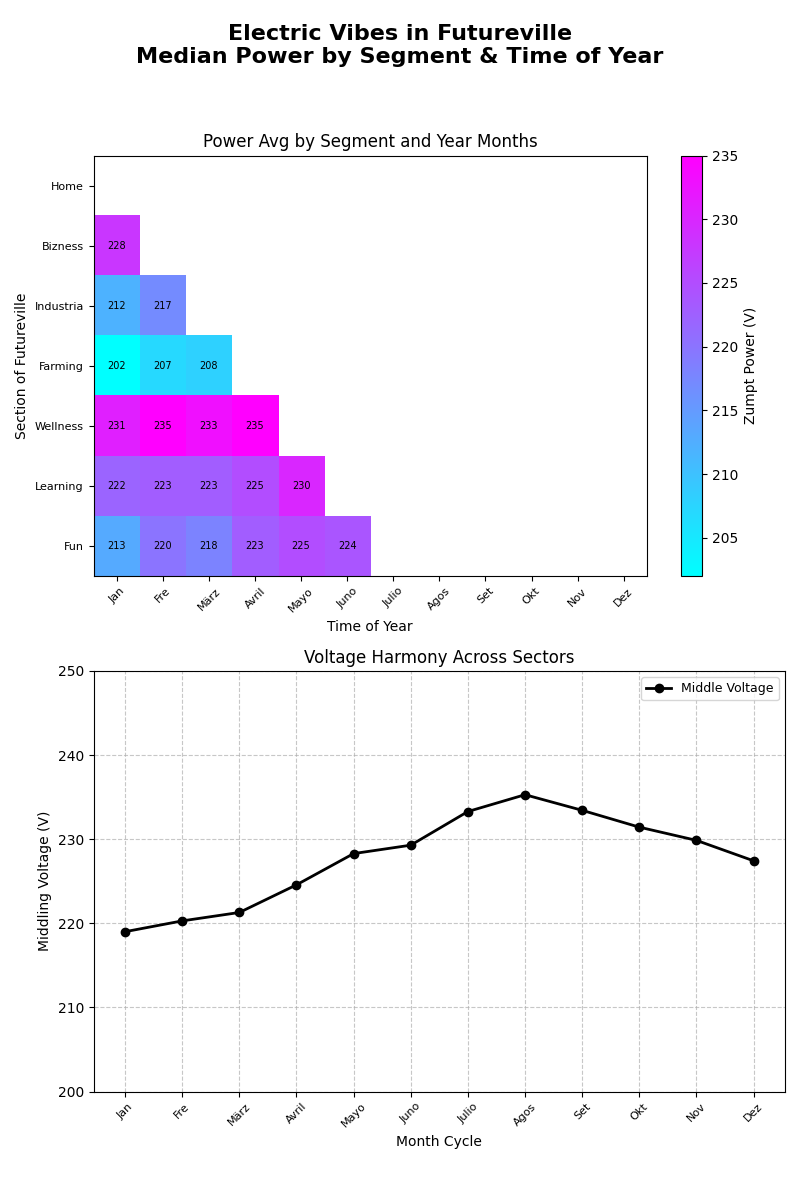

The Python source for this figure:
import matplotlib.pyplot as plt
import numpy as np

sectors = ['Home', 'Bizness', 'Industria', 'Farming', 'Wellness', 'Learning', 'Fun']
months = ['Jan', 'Fre', 'März', 'Avril', 'Mayo', 'Juno', 'Julio', 'Agos', 'Set', 'Okt', 'Nov', 'Dez']

# Voltage levels data
voltage_levels = np.array([
    [225, 210, 220, 219, 221, 223, 222, 227, 228, 225, 228, 227],
    [228, 230, 229, 234, 232, 239, 236, 239, 237, 236, 233, 232],
    [212, 217, 218, 223, 233, 230, 242, 243, 247, 246, 242, 238],
    [202, 207, 208, 213, 218, 222, 230, 232, 224, 219, 214, 211],
    [231, 235, 233, 235, 239, 238, 241, 243, 242, 240, 237, 236],
    [222, 223, 223, 225, 230, 229, 233, 235, 230, 229, 232, 228],
    [213, 220, 218, 223, 225, 224, 229, 228, 226, 225, 223, 220]
])

average_voltage = np.mean(voltage_levels, axis=0)

mask = np.triu(np.ones_like(voltage_levels, dtype=bool))
masked_voltage_levels = np.ma.masked_where(mask, voltage_levels)

fig, axes = plt.subplots(nrows=2, ncols=1, figsize=(8, 12))
fig.suptitle('Electric Vibes in Futureville\nMedian Power by Segment & Time of Year', fontsize=16, fontweight='bold')

heatmap = axes[0].imshow(masked_voltage_levels, cmap='cool', aspect='auto', interpolation='nearest')
cbar = fig.colorbar(heatmap, ax=axes[0])
cbar.set_label('Zumpt Power (V)', fontsize=10)

axes[0].set_title('Power Avg by Segment and Year Months', fontsize=12)
axes[0].set_xlabel('Time of Year', fontsize=10)
axes[0].set_ylabel('Section of Futureville', fontsize=10)
axes[0].set_xticks(np.arange(len(months)))
axes[0].set_xticklabels(months, fontsize=8, rotation=45)
axes[0].set_yticks(np.arange(len(sectors)))
axes[0].set_yticklabels(sectors, fontsize=8)

for i in range(len(sectors)):
    for j in range(len(months)):
        if not mask[i, j]:
            axes[0].text(j, i, f"{voltage_levels[i, j]}", ha='center', va='center', color='black', fontsize=7)

axes[1].plot(months, average_voltage, marker='o', color='black', linewidth=2, label='Middle Voltage')
axes[1].set_title('Voltage Harmony Across Sectors', fontsize=12)
axes[1].set_xlabel('Month Cycle', fontsize=10)
axes[1].set_ylabel('Middling Voltage (V)', fontsize=10)
axes[1].set_xticks(np.arange(len(months)))
axes[1].set_xticklabels(months, fontsize=8, rotation=45)
axes[1].grid(True, linestyle='--', alpha=0.7)
axes[1].legend(fontsize=9)
axes[1].set_ylim(200, 250)

plt.tight_layout(rect=[0, 0.03, 1, 0.95])
plt.show()
